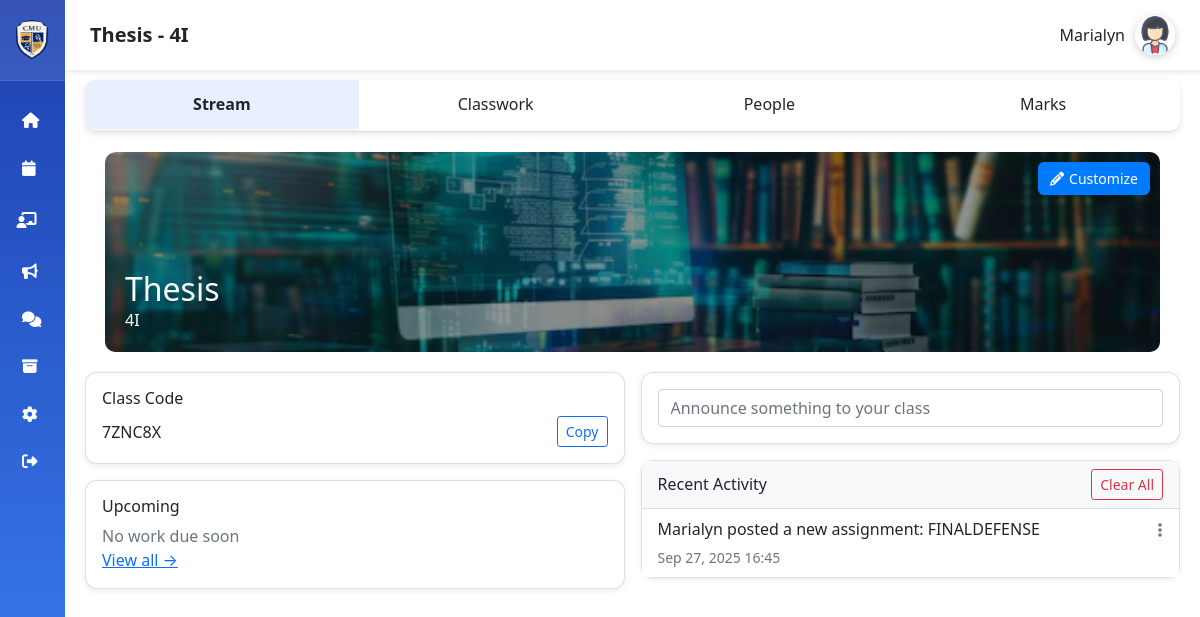
The app's page /teachers/subject/3/ (signed in) with its own data.
### teachers/models.py (models this page shows, shortened)
class Class(models.Model):
    class_name = models.CharField(max_length=100)
    subject_name = models.CharField(max_length=100)
    section = models.CharField(max_length=50)
    time = models.TimeField(null=True, blank=True)
    teacher = models.ForeignKey(
        settings.AUTH_USER_MODEL,
        on_delete=models.CASCADE,
        related_name="created_classes"
    )
    code = models.CharField(max_length=10, unique=True, default=generate_class_code)
    students = models.ManyToManyField(
        settings.AUTH_USER_MODEL,
        related_name="enrolled_classes",
        blank=True
    )
    is_archived = models.BooleanField(default=False)  # ✅ new field
    banner = models.ImageField(upload_to="class_banners/", blank=True, null=True)
    theme = models.CharField(max_length=50, blank=True, null=True)  # NEW field
    def get_banner_url(self):
        if self.banner:  # uploaded image
            return self.banner.url
        elif self.theme:  # preset theme
            return f"/static/images/themes/{self.theme}.jpg"
        return "/static/images/default-banner.jpg"  # fallback
    gdrive_folder_id = models.CharField(max_length=200, blank=True, null=True)

class StreamNotification(models.Model):
    user = models.ForeignKey(
        settings.AUTH_USER_MODEL,
        on_delete=models.CASCADE,
        related_name="notifications"
    )
    class_obj = models.ForeignKey(
        "Class",
        on_delete=models.CASCADE,
        related_name="notifications"
    )
    assignment = models.ForeignKey("Assignment", on_delete=models.CASCADE, null=True, blank=True)
    message = models.TextField()
    created_at = models.DateTimeField(auto_now_add=True)
    read = models.BooleanField(default=False)  # ✅ New field

### accounts/models.py (models this page shows, shortened)
class User(AbstractUser):
    ROLE_CHOICES = [
        ('student', 'Student'),
        ('teacher', 'Teacher'),
        ('parent', 'Parent'),
        ('admin', 'Admin'),
        ("school_admin", "School Admin"),
    ]
    role = models.CharField(
        max_length=20,
        choices=ROLE_CHOICES,
        blank=True,   # ✅ allow empty
        null=True     # ✅ allow NULL in DB
    )

### teachers/views.py (the view, shortened to what this page needs)
# urls.py: path('subject/', views.subject, name='subject'),
@login_required
def subject(request, id):
    class_obj = get_object_or_404(Class, pk=id)
    notifications = StreamNotification.objects.filter(
        user=request.user,
        class_obj=class_obj
    ).order_by('-created_at')
    unread_count = class_obj.notifications.filter(read=False).count()
    is_teacher = class_obj.teacher == request.user
    classes = Class.objects.filter(teacher=request.user, is_archived=False)
    quizzes = (
        Quiz.objects.filter(class_obj=class_obj)
        .annotate(
            turned_in=Count("attempts", filter=Q(attempts__status="completed"), distinct=True),
            assigned=Count("class_obj__students", distinct=True),
        )
        .annotate(
            missing=ExpressionWrapper(
                F("assigned") - F("turned_in"),
                output_field=IntegerField()
            )
        )
        .order_by("-created_at")
    )
    assignments = (
        Assignment.objects.filter(class_obj=class_obj)
        .annotate(
            turned_in=Count("submissions", filter=Q(submissions__file__isnull=False), distinct=True),
            assigned=Count("class_obj__students", distinct=True),
        )
        .annotate(
            missing=ExpressionWrapper(
                F("assigned") - F("turned_in"),
                output_field=IntegerField()
            )
        )
        .order_by("-created_at")
    )
    gradebook = []
    assignment_averages = {}
    if is_teacher:
        students = class_obj.students.all()
        for student in students:
            row = {"student": student, "grades": [], "average": None}
            total = 0
            count = 0
            for assignment in assignments:
                submission = Submission.objects.filter(student=student, assignment=assignment).first()
                grade = submission.grade if submission else None
                published = submission.is_published if submission else False
                row["grades"].append({
                    "assignment": assignment,
                    "grade": grade,
                    "is_published": published,
                    "submission": submission
                })
                if grade is not None:
                    total += grade
                    count += 1
                    assignment_averages.setdefault(assignment.id, []).append(grade)
            row["average"] = round(total / count, 2) if count > 0 else None
            gradebook.append(row)
        for assignment in assignments:
            avg = Submission.objects.filter(assignment=assignment, grade__isnull=False).aggregate(Avg("grade"))["grade__avg"]
            assignment_averages[assignment.id] = round(avg, 2) if avg else None
    return render(request, 'teachers/subject.html', {
        'class_obj': class_obj,
        'assignments': assignments,
        'classes': classes,
        'class_count': classes.count(),
        'gradebook': gradebook if is_teacher else None,
        'assignment_averages': assignment_averages if is_teacher else None,
        'is_teacher': is_teacher,
        "unread_count": unread_count,
        "notifications": notifications,
        "quizzes": quizzes,
    })

### teachers/templatetags/dict_extras.py (called while the page is built)
@register.filter
def get_item(dictionary, key):
    if dictionary is None:
        return None
    return dictionary.get(key)

### teachers/templates/teachers/subject.html (shortened to what this page needs)
{% load static %}
{% load dict_extras %}
<!DOCTYPE html>
<html lang="en">
<head>
  <link href="https://cdn.jsdelivr.net/npm/bootstrap@5.1.3/dist/css/bootstrap.min.css" rel="stylesheet" />
  <link href="https://cdnjs.cloudflare.com/ajax/libs/font-awesome/6.4.0/css/all.min.css" rel="stylesheet" />
</head>
<body>
<div class="sidebar-hover-area" id="sidebarHoverArea"></div>
<div class="sidebar closed" id="sidebar">
    <div class="logo">
        <img src="{% static 'images/cmu.jpg' %}" alt="CMU Logo">
    </div>
    <nav class="nav-menu">
        <a href="{% url 'teachers:dashboard' %}" class="nav-item"><i class="fas fa-home"></i><span class="nav-label">Home</span></a>
        <a href="{% url 'teachers:calendar' %}" class="nav-item"><i class="fas fa-calendar"></i><span class="nav-label">Event Calendar</span></a>
        <div class="dropdown-container">
            <div class="teaching-header" id="teachingHeader">
                <div class="teaching-content">
                    <i class="fas fa-chalkboard-user"></i>
                </div>
            </div>
        </div>
        <a href="{% url 'teachers:announcement_list' %}" class="nav-item"><i class="fas fa-bullhorn"></i><span class="nav-label">Announcement</span></a>
        <a href="{% url 'teachers:messages_inbox' %}" class="nav-item"><i class="fas fa-comments"></i><span class="nav-label">Messages</span></a>
        <a href="{% url 'teachers:archived_classes' %}" class="nav-item"><i class="fas fa-archive"></i><span class="nav-label">Archived Classes</span></a>
        <a href="#" class="nav-item"><i class="fas fa-cog"></i><span class="nav-label">Settings</span></a>
        <a href="{% url 'account_logout' %}" class="nav-item"><i class="fas fa-sign-out-alt"></i><span class="nav-label">Logout</span></a>
    </nav>
</div>
  <div class="main-content">
    <div class="header">
      <h5>{{ class_obj.subject_name }} - {{ class_obj.section }}</h5>
      <div class="user-profile">
                <span>{{ user.first_name }}</span>
                <div class="user-avatar">
                    {% if user.profile_picture %}
                        <img src="{{ user.profile_picture }}" alt="User Avatar">
                    {% else %}
                        <img src="{% static 'images/user.jpg' %}" alt="User Avatar">
                    {% endif %}
                </div>
            </div>
    </div>
    <ul class="nav-tabs list-unstyled">
      <li class="nav-tab active" data-tab="stream">Stream</li>
      <li class="nav-tab" data-tab="classwork">Classwork</li>
      <li class="nav-tab" data-tab="people">People</li>
      <li class="nav-tab" data-tab="marks">Marks</li>
    </ul>
  <div id="stream" class="tab-section active">
  <div class="banner" style="background: url('{{ class_obj.get_banner_url }}') center/cover no-repeat; height:200px; border-radius:10px;">
    <div class="banner-overlay">
        <h2>{{ class_obj.subject_name }}</h2>
        <p>{{ class_obj.section }}</p>
    </div>
      <button class="bttn" id="openModal">
        <i class="fa fa-pencil"></i> Customize
      </button>
</div>
    <div class="row g-3">
      <div class="col-md-6">
       <div class="card p-3">
  <h6>Class Code</h6>
  <div class="d-flex align-items-center justify-content-between">
    <span class="class-code" id="classCode">{{ class_obj.code }}</span>
    <button class="btn btn-outline-primary btn-sm" onclick="copyCode()">
      Copy
    </button>
  </div>
</div>
        <div class="card p-3 mt-3">
          <h6>Upcoming</h6>
          <p class="text-muted mb-0">No work due soon</p>
          <a href="#">View all →</a>
        </div>
      </div>
      <div class="col-md-6">
        <div class="card p-3 mb-3">
          <input type="text" class="form-control" placeholder="Announce something to your class">
        </div>
<div class="card shadow-sm mb-3">
  <div class="card-header bg-light d-flex justify-content-between align-items-center">
    <h6 class="mb-0">Recent Activity</h6>
    <a href="{% url 'teachers:clear_notifications' class_obj.id %}"
     class="btn btn-sm btn-outline-danger"
     onclick="return confirm('Are you sure you want to clear all notifications?');">
    Clear All
  </a>
  </div>
  <div class="list-group list-group-flush">
    {% for notif in notifications %}
        <a href="{% url 'teachers:notification_redirect' notif.id %}"
           class="list-group-item list-group-item-action d-flex justify-content-between align-items-start
                  {% if not notif.read %}bg-light fw-bold{% endif %}">
          <div>
        <p class="mb-1">
      {% if notif.user == request.user %}
        {{ notif.message }}
      {% else %}
        {{ notif.user.get_full_name }} {{ notif.message }}
      {% endif %}
        </p>
        <small class="text-muted">{{ notif.created_at|date:"M d, Y H:i" }}</small>
      </div>
          <button type="button"
                  class="btn btn-link text-muted p-0 menu-trigger"
                  aria-label="More options"
                  {% if notif.assignment %}
                  data-assignment-id="{{ notif.assignment.id }}"
                  {% endif %}
          >
            <i class="fa-solid fa-ellipsis-vertical"></i>
          </button>
        </a>
    {% empty %}
      <div class="list-group-item text-muted">
        Use the stream to share announcements, post assignments, and respond to student questions
        <br>
        <a href="#" class="small text-decoration-none">⚙️ Stream settings</a>
      </div>
    {% endfor %}
  </div>
</div>
      </div>
    </div>
  </div>
</div>
<div class="position-fixed top-0 end-0 p-3" style="z-index: 1080">
</div>
</body>
</html>

### records on screen
Class: subject_name "Thesis", section "4I", get_banner_url (picture), code "7ZNC8X"
User: first_name "Marialyn"
StreamNotification: message "Marialyn posted a new assignment: FINALDEFENSE", created_at "Sep 27, 2025 16:45"
